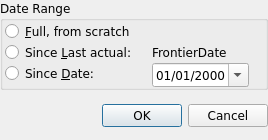
<?xml version="1.0" encoding="UTF-8"?>
<ui version="4.0">
 <class>ReBuildDialog</class>
 <widget class="QDialog" name="ReBuildDialog">
  <property name="windowModality">
   <enum>Qt::ApplicationModal</enum>
  </property>
  <property name="geometry">
   <rect>
    <x>0</x>
    <y>0</y>
    <width>268</width>
    <height>140</height>
   </rect>
  </property>
  <property name="sizePolicy">
   <sizepolicy hsizetype="Fixed" vsizetype="Fixed">
    <horstretch>0</horstretch>
    <verstretch>0</verstretch>
   </sizepolicy>
  </property>
  <property name="font">
   <font>
    <family>DejaVu Sans</family>
   </font>
  </property>
  <property name="windowTitle">
   <string>Re-Build Ledger</string>
  </property>
  <layout class="QVBoxLayout" name="verticalLayout">
   <property name="spacing">
    <number>2</number>
   </property>
   <property name="leftMargin">
    <number>0</number>
   </property>
   <property name="topMargin">
    <number>0</number>
   </property>
   <property name="rightMargin">
    <number>0</number>
   </property>
   <property name="bottomMargin">
    <number>0</number>
   </property>
   <item>
    <widget class="QGroupBox" name="TypeGroup">
     <property name="sizePolicy">
      <sizepolicy hsizetype="Minimum" vsizetype="Minimum">
       <horstretch>0</horstretch>
       <verstretch>0</verstretch>
      </sizepolicy>
     </property>
     <property name="title">
      <string>Date Range</string>
     </property>
     <layout class="QFormLayout" name="formLayout">
      <property name="sizeConstraint">
       <enum>QLayout::SetMinimumSize</enum>
      </property>
      <property name="fieldGrowthPolicy">
       <enum>QFormLayout::FieldsStayAtSizeHint</enum>
      </property>
      <property name="horizontalSpacing">
       <number>15</number>
      </property>
      <property name="verticalSpacing">
       <number>0</number>
      </property>
      <property name="leftMargin">
       <number>2</number>
      </property>
      <property name="topMargin">
       <number>0</number>
      </property>
      <property name="rightMargin">
       <number>2</number>
      </property>
      <property name="bottomMargin">
       <number>0</number>
      </property>
      <item row="0" column="0">
       <widget class="QRadioButton" name="AllRadioButton">
        <property name="text">
         <string>&amp;Full, from scratch</string>
        </property>
       </widget>
      </item>
      <item row="1" column="0">
       <widget class="QRadioButton" name="LastRadioButton">
        <property name="text">
         <string>Since &amp;Last actual:</string>
        </property>
       </widget>
      </item>
      <item row="1" column="1">
       <widget class="QLabel" name="FrontierDateLabel">
        <property name="text">
         <string>FrontierDate</string>
        </property>
       </widget>
      </item>
      <item row="2" column="0">
       <widget class="QRadioButton" name="DateRadionButton">
        <property name="text">
         <string>Since &amp;Date:</string>
        </property>
       </widget>
      </item>
      <item row="2" column="1">
       <widget class="QDateEdit" name="CustomDateEdit">
        <property name="displayFormat">
         <string>dd/MM/yyyy</string>
        </property>
        <property name="calendarPopup">
         <bool>true</bool>
        </property>
       </widget>
      </item>
     </layout>
    </widget>
   </item>
   <item>
    <widget class="QDialogButtonBox" name="DialogButtonBox">
     <property name="sizePolicy">
      <sizepolicy hsizetype="Minimum" vsizetype="Minimum">
       <horstretch>0</horstretch>
       <verstretch>0</verstretch>
      </sizepolicy>
     </property>
     <property name="orientation">
      <enum>Qt::Horizontal</enum>
     </property>
     <property name="standardButtons">
      <set>QDialogButtonBox::Cancel|QDialogButtonBox::Ok</set>
     </property>
    </widget>
   </item>
  </layout>
 </widget>
 <resources/>
 <connections>
  <connection>
   <sender>DialogButtonBox</sender>
   <signal>accepted()</signal>
   <receiver>ReBuildDialog</receiver>
   <slot>accept()</slot>
   <hints>
    <hint type="sourcelabel">
     <x>248</x>
     <y>254</y>
    </hint>
    <hint type="destinationlabel">
     <x>157</x>
     <y>274</y>
    </hint>
   </hints>
  </connection>
  <connection>
   <sender>DialogButtonBox</sender>
   <signal>rejected()</signal>
   <receiver>ReBuildDialog</receiver>
   <slot>reject()</slot>
   <hints>
    <hint type="sourcelabel">
     <x>316</x>
     <y>260</y>
    </hint>
    <hint type="destinationlabel">
     <x>286</x>
     <y>274</y>
    </hint>
   </hints>
  </connection>
 </connections>
</ui>
